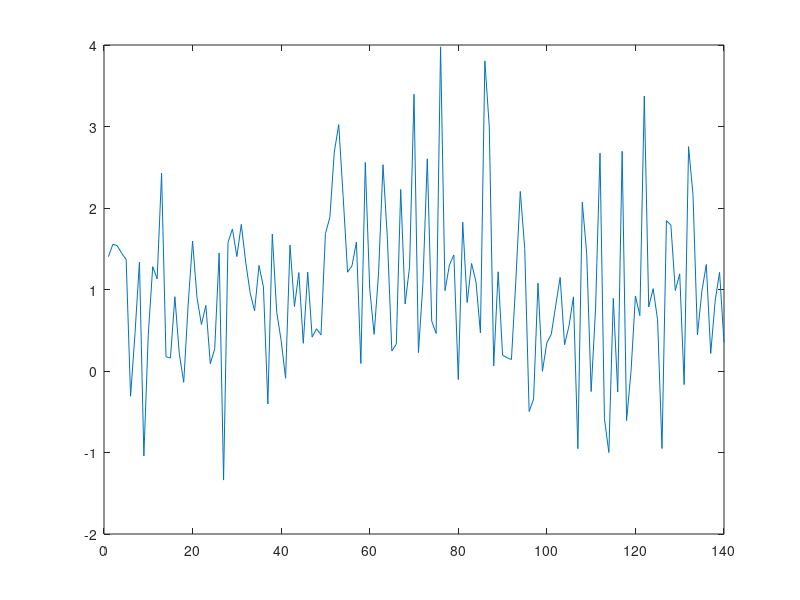

Recreate this plot in MATLAB.

clear all; close all; clc;

% this plot shows nothing special

% Some documentation here.. bla bla
r = normrnd(1,3,[1 100]);
plot(r)

% Another plot seems good here
r = normrnd(1,1,[1 140]);
plot(r)

% added a comment

% added another comment
